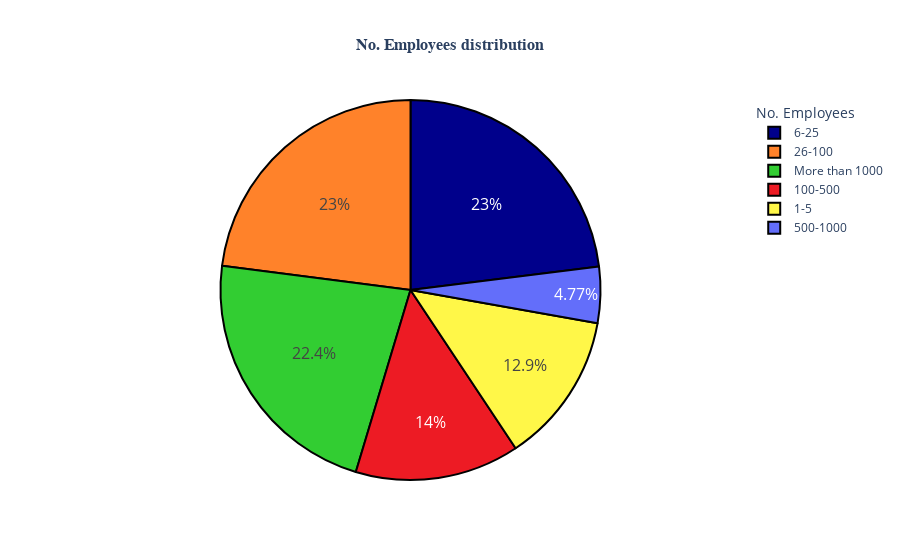

Notebook cell for this chart:
### Code cell
employees_distribution = go.Figure(data=[go.Pie(labels=labels,values=values,marker=dict(colors=colors,line=dict(color='#000000',width=2)))])
employees_distribution.update_layout(title_text='<b>No. Employees distribution</b>',title_x = 0.5,title_font_family='verdana',title_font_size=16,legend_title_text = 'No. Employees')
employees_distribution.update_traces(textfont_size=16)
employees_distribution.show()

### Figure 1 — Plotly figure (JSON) as saved in the notebook; plotly's stock layout.template omitted (floating-point values rounded to 4 significant figures)
{"data": [{"labels": ["6-25", "26-100", "More than 1000", "100-500", "1-5", "500-1000"], "marker": {"colors": ["#00008B", "#FF822A", "#32CD32", "#ED1B24", "#FFF748"], "line": {"color": "#000000", "width": 2}}, "values": [290, 289, 282, 176, 162, 60], "type": "pie", "textfont": {"size": 16}}], "layout": {"title": {"font": {"family": "verdana", "size": 16}, "text": "<b>No. Employees distribution</b>", "x": 0.5}, "legend": {"title": {"text": "No. Employees"}}, "autosize": true}}
